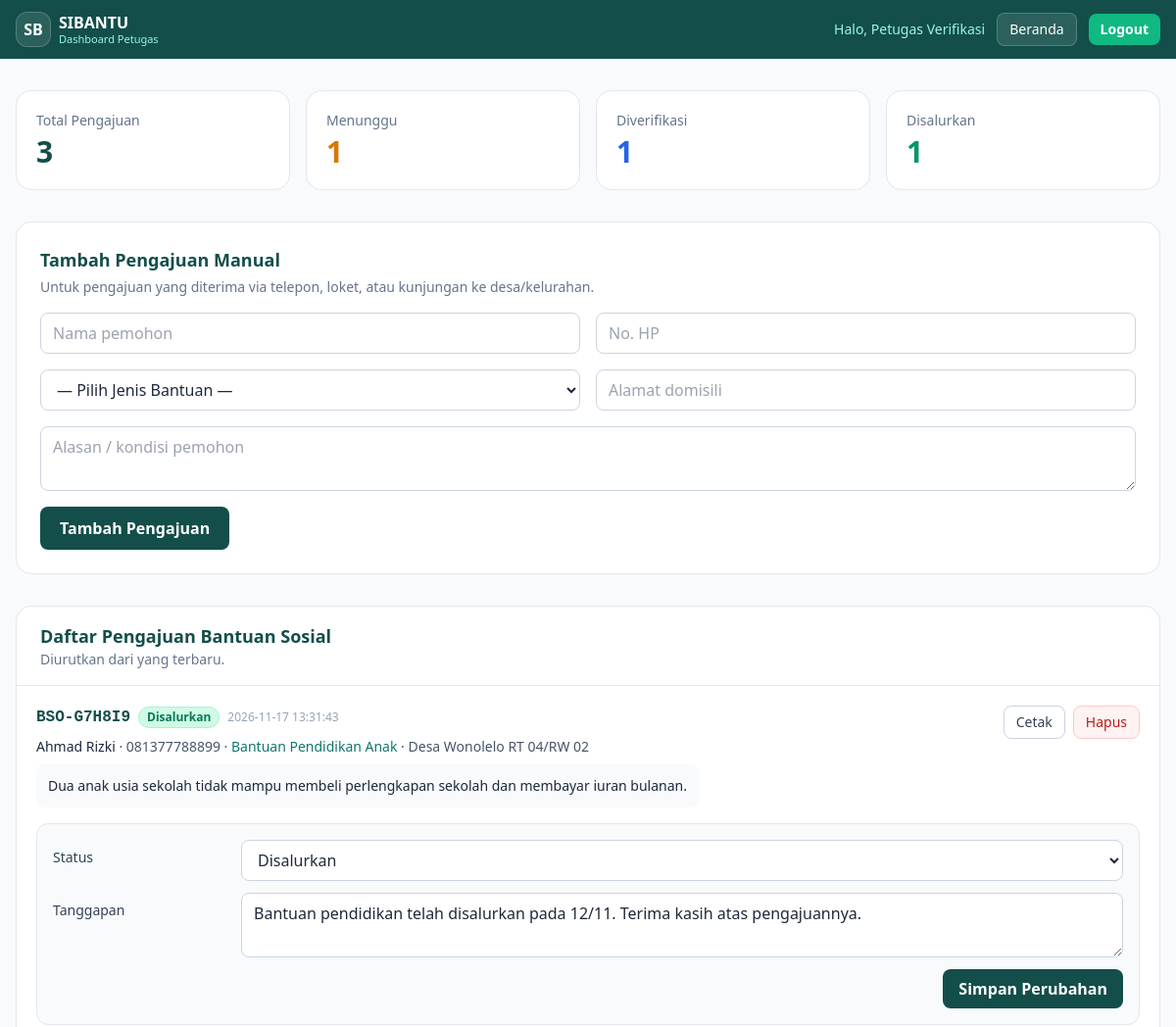
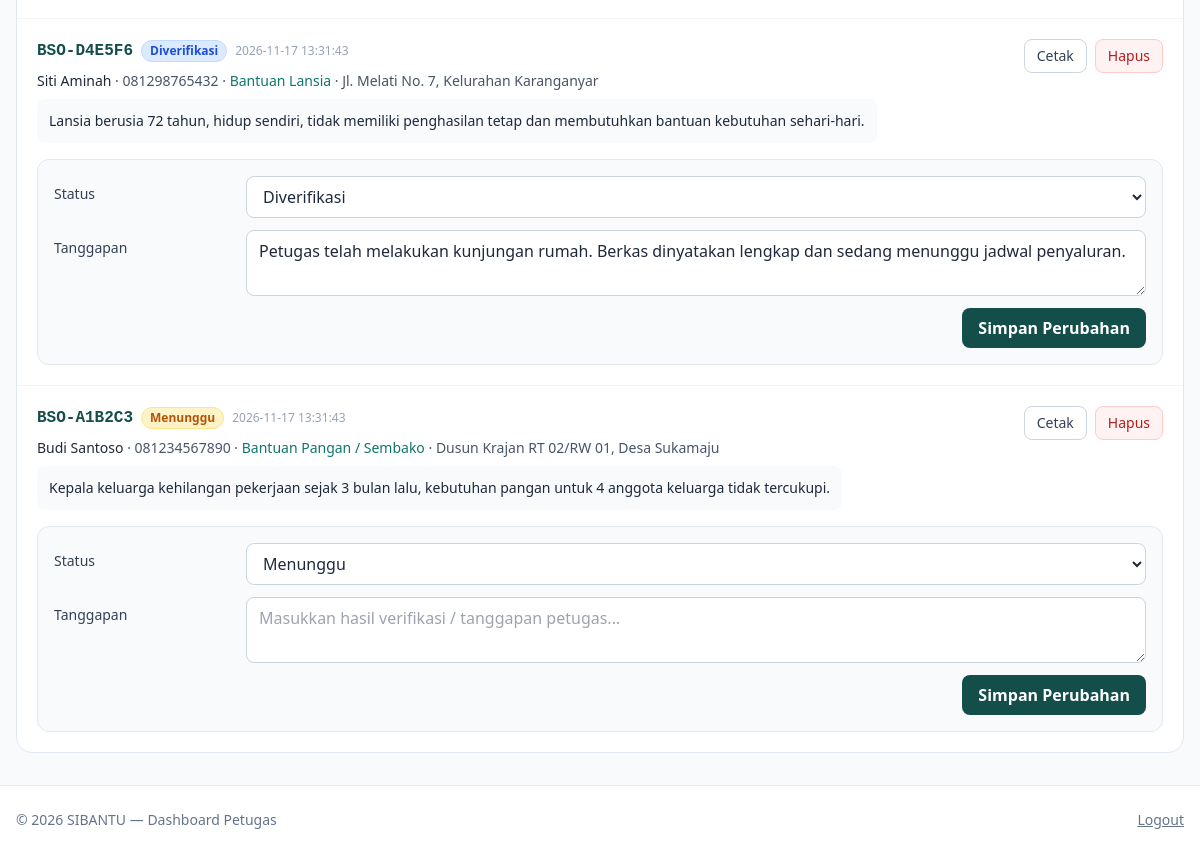
Screenshot of /dashboard.php (signed in) with the database file from the repository (2 pictures, top to bottom).
### tables this page shows
CREATE TABLE IF NOT EXISTS `pengajuan` (
  `id` INT(11) NOT NULL AUTO_INCREMENT,
  `kode_tiket` VARCHAR(20) NOT NULL,
  `nama_pemohon` VARCHAR(100) NOT NULL,
  `no_hp` VARCHAR(20) NOT NULL,
  `id_jenis` INT(11) NOT NULL,
  `alamat` VARCHAR(255) NOT NULL,
  `alasan` TEXT NOT NULL,
  `status` ENUM('Menunggu','Diverifikasi','Disalurkan') NOT NULL DEFAULT 'Menunggu',
  `tanggapan` TEXT DEFAULT NULL,
  `created_at` TIMESTAMP NOT NULL DEFAULT CURRENT_TIMESTAMP,
  `updated_at` TIMESTAMP NOT NULL DEFAULT CURRENT_TIMESTAMP ON UPDATE CURRENT_TIMESTAMP,
  PRIMARY KEY (`id`),
  UNIQUE KEY `uk_kode_tiket` (`kode_tiket`),
  KEY `idx_status` (`status`),
  KEY `idx_jenis` (`id_jenis`),
  CONSTRAINT `fk_pengajuan_jenis`
    FOREIGN KEY (`id_jenis`) REFERENCES `jenis_bantuan` (`id`)
    ON UPDATE CASCADE ON DELETE RESTRICT
);

CREATE TABLE IF NOT EXISTS `jenis_bantuan` (
  `id` INT(11) NOT NULL AUTO_INCREMENT,
  `nama_jenis` VARCHAR(100) NOT NULL,
  `created_at` TIMESTAMP NOT NULL DEFAULT CURRENT_TIMESTAMP,
  PRIMARY KEY (`id`),
  UNIQUE KEY `uk_nama_jenis` (`nama_jenis`)
);

### dashboard.php (the view, shortened to what this page needs)
<?php
require_once 'koneksi.php';
$stat = ['total' => 0, 'Menunggu' => 0, 'Diverifikasi' => 0, 'Disalurkan' => 0];
$qs = mysqli_query($koneksi, "SELECT status, COUNT(*) AS jml FROM pengajuan GROUP BY status");
if ($qs) {
    while ($r = mysqli_fetch_assoc($qs)) {
        if (isset($stat[$r['status']])) $stat[$r['status']] = (int)$r['jml'];
        $stat['total'] += (int)$r['jml'];
    }
}
$daftar = [];
$qd = mysqli_query($koneksi, "SELECT p.*, k.nama_jenis
                              FROM pengajuan p
                              LEFT JOIN jenis_bantuan k ON p.id_jenis = k.id
                              ORDER BY p.id DESC");
if ($qd) { while ($r = mysqli_fetch_assoc($qd)) $daftar[] = $r; }
function badge_status($status) {
    if ($status === 'Menunggu') return 'bg-amber-100 text-amber-700 border-amber-200';
    if ($status === 'Diverifikasi') return 'bg-blue-100 text-blue-700 border-blue-200';
    if ($status === 'Disalurkan')  return 'bg-emerald-100 text-emerald-700 border-emerald-200';
    return 'bg-slate-100 text-slate-600 border-slate-200';
}
?>
<!DOCTYPE html>
<html lang="id">
<head>
<script src="https://cdn.tailwindcss.com"></script>
</head>
<body class="bg-slate-50 text-slate-800 font-sans">
<nav class="bg-teal-900 text-white sticky top-0 z-40">
  <div class="max-w-7xl mx-auto px-4 py-3 flex items-center justify-between">
    <div class="flex items-center gap-2">
      <div class="w-9 h-9 rounded-xl bg-white/10 border border-white/20 flex items-center justify-center font-bold">SB</div>
      <div>
        <div class="font-bold leading-tight">SIBANTU</div>
        <div class="text-[11px] text-teal-200 leading-tight">Dashboard Petugas</div>
      </div>
    </div>
    <div class="flex items-center gap-3 text-sm">
      <span class="hidden sm:inline text-teal-200">Halo, <?= htmlspecialchars($_SESSION['admin_nama'] ?? 'Admin') ?></span>
      <a href="index.php" class="px-3 py-1.5 rounded-lg bg-white/10 border border-white/20 hover:bg-white/20">Beranda</a>
      <a href="logout.php" class="px-3 py-1.5 rounded-lg bg-emerald-500 hover:bg-emerald-400 font-semibold" onclick="return confirm('Yakin ingin logout?')">Logout</a>
    </div>
  </div>
</nav>
<main class="max-w-7xl mx-auto px-4 py-8 space-y-8">
  <section class="grid grid-cols-2 lg:grid-cols-4 gap-4">
    <div class="bg-white rounded-2xl border border-slate-200 p-5">
      <div class="text-sm text-slate-500">Total Pengajuan</div>
      <div class="text-3xl font-bold text-teal-900 mt-1"><?= $stat['total'] ?></div>
    </div>
    <div class="bg-white rounded-2xl border border-slate-200 p-5">
      <div class="text-sm text-slate-500">Menunggu</div>
      <div class="text-3xl font-bold text-amber-600 mt-1"><?= $stat['Menunggu'] ?></div>
    </div>
    <div class="bg-white rounded-2xl border border-slate-200 p-5">
      <div class="text-sm text-slate-500">Diverifikasi</div>
      <div class="text-3xl font-bold text-blue-600 mt-1"><?= $stat['Diverifikasi'] ?></div>
    </div>
    <div class="bg-white rounded-2xl border border-slate-200 p-5">
      <div class="text-sm text-slate-500">Disalurkan</div>
      <div class="text-3xl font-bold text-emerald-600 mt-1"><?= $stat['Disalurkan'] ?></div>
    </div>
  </section>
  <section class="bg-white rounded-2xl border border-slate-200 p-6">
    <h2 class="text-lg font-bold text-teal-900 mb-1">Tambah Pengajuan Manual</h2>
    <p class="text-sm text-slate-500 mb-4">Untuk pengajuan yang diterima via telepon, loket, atau kunjungan ke desa/kelurahan.</p>
    <form method="POST" action="dashboard.php" class="grid md:grid-cols-2 gap-4">
      <input type="text" name="nama_pemohon" placeholder="Nama pemohon" required class="rounded-lg border border-slate-300 px-3 py-2 focus:outline-none focus:ring-2 focus:ring-teal-500">
      <input type="text" name="no_hp" placeholder="No. HP" required class="rounded-lg border border-slate-300 px-3 py-2 focus:outline-none focus:ring-2 focus:ring-teal-500">
      <select name="id_jenis" required class="rounded-lg border border-slate-300 px-3 py-2 bg-white focus:outline-none focus:ring-2 focus:ring-teal-500">
        <option value="">— Pilih Jenis Bantuan —</option>
      </select>
      <input type="text" name="alamat" placeholder="Alamat domisili" required class="rounded-lg border border-slate-300 px-3 py-2 focus:outline-none focus:ring-2 focus:ring-teal-500">
      <textarea name="alasan" rows="2" placeholder="Alasan / kondisi pemohon" required class="md:col-span-2 rounded-lg border border-slate-300 px-3 py-2 focus:outline-none focus:ring-2 focus:ring-teal-500"></textarea>
      <div class="md:col-span-2">
        <button type="submit" name="tambah_manual" class="px-5 py-2.5 rounded-lg bg-teal-900 hover:bg-teal-800 text-white font-semibold transition">Tambah Pengajuan</button>
      </div>
    </form>
  </section>
  <section class="bg-white rounded-2xl border border-slate-200 overflow-hidden">
    <div class="px-6 py-4 border-b border-slate-200">
      <h2 class="text-lg font-bold text-teal-900">Daftar Pengajuan Bantuan Sosial</h2>
      <p class="text-sm text-slate-500">Diurutkan dari yang terbaru.</p>
    </div>
    <?php if (empty($daftar)): ?>
      <div class="p-8 text-center text-slate-400">Belum ada pengajuan bantuan.</div>
    <?php else: ?>
      <div class="divide-y divide-slate-100">
        <?php foreach ($daftar as $d): ?>
          <div class="p-5">
            <div class="flex flex-wrap items-start justify-between gap-3">
              <div>
                <div class="flex items-center gap-2 flex-wrap">
                  <span class="font-mono font-bold text-teal-900"><?= htmlspecialchars($d['kode_tiket']) ?></span>
                  <span class="text-xs font-semibold px-2 py-0.5 rounded-full border <?= badge_status($d['status']) ?>"><?= htmlspecialchars($d['status']) ?></span>
                  <span class="text-xs text-slate-400"><?= htmlspecialchars($d['created_at'] ?? '') ?></span>
                </div>
                <div class="mt-2 text-sm text-slate-600">
                  <span class="font-medium text-slate-800"><?= htmlspecialchars($d['nama_pemohon']) ?></span>
                  &middot; <?= htmlspecialchars($d['no_hp']) ?>
                  &middot; <span class="text-teal-700"><?= htmlspecialchars($d['nama_jenis'] ?? '-') ?></span>
                  &middot; <?= htmlspecialchars($d['alamat']) ?>
                </div>
                <div class="mt-2 text-sm bg-slate-50 rounded-lg p-3 whitespace-pre-line"><?= htmlspecialchars($d['alasan']) ?></div>
              </div>
              <div class="flex gap-2">
                <a href="cetak.php?id=<?= (int)$d['id'] ?>" target="_blank" class="px-3 py-1.5 text-sm rounded-lg border border-slate-300 text-slate-700 hover:bg-slate-50">Cetak</a>
                <form method="POST" action="dashboard.php" onsubmit="return confirm('Yakin ingin menghapus pengajuan ini?')">
                  <button type="submit" name="hapus_pengajuan" class="px-3 py-1.5 text-sm rounded-lg border border-red-200 text-red-700 bg-red-50 hover:bg-red-100">Hapus</button>
                </form>
              </div>
            </div>
            <form method="POST" action="dashboard.php" class="mt-4 rounded-xl bg-slate-50 border border-slate-200 p-4">
              <div class="grid md:grid-cols-[180px_1fr] gap-3 items-start">
                <label class="text-sm font-medium text-slate-700 pt-2">Status</label>
                <select name="status" class="rounded-lg border border-slate-300 px-3 py-2 bg-white focus:outline-none focus:ring-2 focus:ring-teal-500">
                  <?php foreach (['Menunggu', 'Diverifikasi', 'Disalurkan'] as $opt): ?>
                    <option value="<?= htmlspecialchars($opt) ?>" <?= $d['status'] === $opt ? 'selected' : '' ?>><?= htmlspecialchars($opt) ?></option>
                  <?php endforeach; ?>
                </select>
                <label class="text-sm font-medium text-slate-700 pt-2">Tanggapan</label>
                <textarea name="tanggapan" rows="2" placeholder="Masukkan hasil verifikasi / tanggapan petugas..." class="rounded-lg border border-slate-300 px-3 py-2 focus:outline-none focus:ring-2 focus:ring-teal-500"><?= htmlspecialchars($d['tanggapan'] ?? '') ?></textarea>
              </div>
              <div class="mt-3 flex justify-end">
                <button type="submit" name="update_pengajuan" class="px-4 py-2 rounded-lg bg-teal-900 hover:bg-teal-800 text-white font-semibold transition">Simpan Perubahan</button>
              </div>
            </form>
          </div>
        <?php endforeach; ?>
      </div>
    <?php endif; ?>
  </section>
</main>
<footer class="border-t border-slate-200 bg-white">
  <div class="max-w-7xl mx-auto px-4 py-6 flex flex-col sm:flex-row items-center justify-between gap-3 text-sm text-slate-500">
    <span>&copy; <?= date('Y') ?> SIBANTU — Dashboard Petugas</span>
    <a href="logout.php" class="hover:text-teal-900 underline">Logout</a>
  </div>
</footer>
</body>
</html>

### rows the page displays
pengajuan: kode_tiket "BSO-G7H8I9", status "Disalurkan", created_at "2026-11-17 13:31:43", nama_pemohon "Ahmad Rizki", no_hp "081377788899", id_jenis.nama_jenis "Bantuan Pendidikan Anak", alamat "Desa Wonolelo RT 04/RW 02", alasan "Dua anak usia sekolah tidak mampu membeli perlengkapan sekolah dan membayar iuran bulanan.", tanggapan "Bantuan pendidikan telah disalurkan pada 12/11. Terima kasih atas pengajuannya."
pengajuan: kode_tiket "BSO-D4E5F6", status "Diverifikasi", created_at "2026-11-17 13:31:43", nama_pemohon "Siti Aminah", no_hp "081298765432", id_jenis.nama_jenis "Bantuan Lansia", alamat "Jl. Melati No. 7, Kelurahan Karanganyar", alasan "Lansia berusia 72 tahun, hidup sendiri, tidak memiliki penghasilan tetap dan membutuhkan bantuan kebutuhan sehari-hari.", tanggapan "Petugas telah melakukan kunjungan rumah. Berkas dinyatakan lengkap dan sedang menunggu jadwal penyaluran."
pengajuan: kode_tiket "BSO-A1B2C3", status "Menunggu", created_at "2026-11-17 13:31:43", nama_pemohon "Budi Santoso", no_hp "081234567890", id_jenis.nama_jenis "Bantuan Pangan / Sembako", alamat "Dusun Krajan RT 02/RW 01, Desa Sukamaju", alasan "Kepala keluarga kehilangan pekerjaan sejak 3 bulan lalu, kebutuhan pangan untuk 4 anggota keluarga tidak tercukupi."

### other values shown
$_SESSION['admin_nama'] "Petugas Verifikasi"
$stat['total'] "3"
$stat['Menunggu'] "1"
$stat['Diverifikasi'] "1"
$stat['Disalurkan'] "1"
